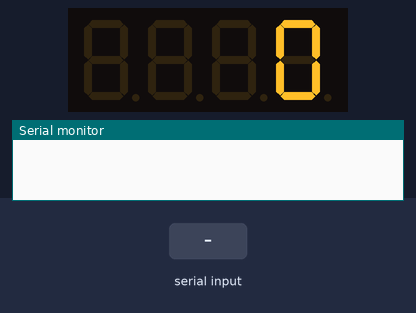
The sketch below on a simulated Arduino Uno, built with avr-gcc and run on an emulated ATmega328P. Shown: 4-digit seven-segment display, the last lines printed to the serial monitor. Wiring (inferred from the names in the program): 4-digit 7-segment display, segments lit when LOW: segments pin 2, pin 3, pin 4, pin 5, pin 6, pin 7, pin 8, pin 9; digit selects pin 10, pin 11, pin 12, pin 13. Inputs (shaded band) come from the test bench. The segment pins are drawn as the display they are named for.

Above: at 1.2 s.
1.3 s: "90,45\n" received over Serial
At 2.7 s:
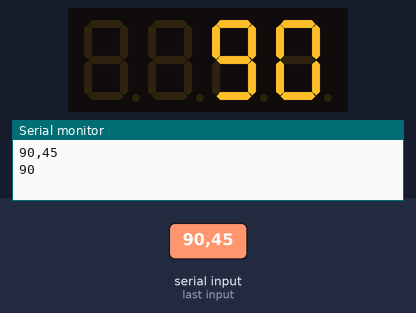
3.8 s: "30,150\n" received over Serial
At 4.6 s:
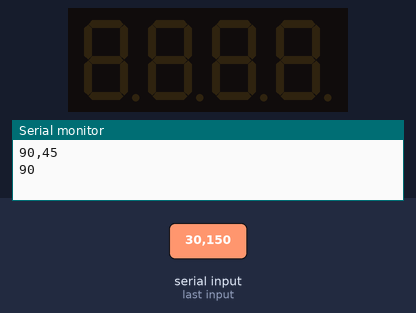
Timing chart, 0 to 6.8 s (numbered marks = the images above; inputs shaded):
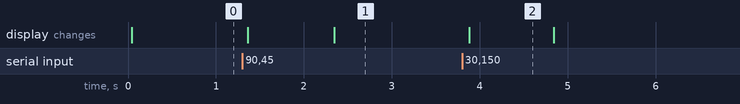

Measured:
- after the input at 1.3 s, the display: first changes after 0.06 s (image 1 shows a later state)
- after the input at 3.8 s, the display: changes after 0.08 s (image 2)
- what the display in image 2 shows lasts 0.9 s, from 3.9 s to 4.8 s

The sketch:

main.ino
```cpp
#include <stdlib.h>
#include <time.h>
#include "MyLibrary.h"


int digitPins[] = {10, 11, 12, 13};
int segmentPins[] = {2, 3, 4, 5, 6, 7, 8, 9};
int number = 0;


void setup() {
    for (int i=0; i<4; i++){
        pinMode(digitPins[i], OUTPUT);
    }
    for (int i=0; i<8; i++){
        pinMode(segmentPins[i], OUTPUT);
    }
    Serial.begin(9600);
}


void SetOnDigit(int digit, int* digitPins){
    /*
    FND: 0 0 0 0
    dig: 0 1 2 3
    */
    for (int i=0; i<4; i++){
        if (i == digit){
            TurnOnPin(digitPins[i]);
        } else{
            TurnOffPin(digitPins[i]);
        }
    }
}

void SetOffDigit(int* digitPins){
    for (int i=0; i<4; i++){
        TurnOffPin(digitPins[i]);
    }
}


int IntegerProcess(int i){
    /*
    - 4자리 수
    - 음수일 경우 절대값
    */
    int number = i;
    if (number < 0) {
        number = -i;
    }
    number %= 10000;
    return number;
}


void loop() {

    /*
    숫자 입력 받아서 fnd에 출력
    */

    if (Serial.available()) {
        String s = Serial.readString();
        s.trim();
        Println(s);
        number = s.toInt();
        number = IntegerProcess(number);
        Println(number);
    }

    int num = number;
    bool isDigitExist = (number >= 0);
    for (int i=3; i>=0; i--){
        if (isDigitExist){
            FndTurnOnNumberAn(num % 10, segmentPins);
            SetOnDigit(i, digitPins);
        }
        Wait(3);
        FndTurnOffAn(segmentPins);
        SetOffDigit(digitPins);
        isDigitExist = (num/10 > 0);
        num /= 10;
    }

}
```

MyLibrary.cpp
```cpp
#include "Arduino.h"
#include "string.h"
#include "MyLibrary.h"

/*
- 자주 사용하는 함수 분리
- fnd 번호 출력
*/

void Print(String s){
    Serial.print(s);
}

void Print(int i){
    Serial.print(i);
}

void Println(String s) {
    Serial.println(s);
}

void Println(int i){
    Serial.println(i);
}

void Wait(int delayTime) {
    delay(delayTime);
}

void TurnOnPin(int pinNumber){
    digitalWrite(pinNumber, HIGH);
}

void TurnOffPin(int pinNumber){
    digitalWrite(pinNumber, LOW);
}

bool fndNumberReps[10][8] = {
    // FND Number Representations w dp
    // Based on Cathod
    {1, 1, 1, 1, 1, 1, 0, 0},   // 0
    {0, 1, 1, 0, 0, 0, 0, 0},   // 1
    {1, 1, 0, 1, 1, 0, 1, 0},   // 2
    {1, 1, 1, 1, 0, 0, 1, 0},   // 3
    {0, 1, 1, 0, 0, 1, 1, 0},   // 4
    {1, 0, 1, 1, 0, 1, 1, 0},   // 5
    {1, 0, 1, 1, 1, 1, 1, 0},   // 6
    {1, 1, 1, 0, 0, 0, 0, 0},   // 7
    {1, 1, 1, 1, 1, 1, 1, 0},   // 8
    {1, 1, 1, 1, 0, 1, 1, 0},   // 9
};

void FndTurnOnNumber(int num, int* fndPinNumbers, bool isCathod){
    for (int i=0; i<8; i++) {
        bool numRep = fndNumberReps[num][i];
        int pinNum = fndPinNumbers[i];
        if ((isCathod && numRep) || (!isCathod) && (!numRep)) {
            TurnOnPin(pinNum);
        } else{
            TurnOffPin(pinNum);
        }
    }
}

void FndTurnOff(int* fndPinNumbers, bool isCathod){
    for (int i=0; i<8; i++) {
        if (isCathod){
            TurnOffPin(fndPinNumbers[i]);
        } else{
            TurnOnPin(fndPinNumbers[i]);
        }
    }
}

void FndTurnOnNumberCath(int num, int* fndPinNumbers){
    FndTurnOnNumber(num, fndPinNumbers, true);
}

void FndTurnOnNumberAn(int num, int* fndPinNumbers){
    FndTurnOnNumber(num, fndPinNumbers, false);
}

void FndTurnOffCath(int* fndPinNumbers) {
    FndTurnOff(fndPinNumbers, true);
}

void FndTurnOffAn(int* fndPinNumbers) {
    FndTurnOff(fndPinNumbers, false);
}
```

MyLibrary.h
```cpp
#pragma once

#ifndef MyLibrary_H
#define MyLibrary_H

#include "Arduino.h"

void Print(String s);
void Print(int i);
void Println(String s);
void Println(int i);

void Wait(int delayTime);

void TurnOnPin(int pinNumber);
void TurnOffPin(int pinNumber);

void FndTurnOnNumber(int num, int* fndPinNumbers, bool isCathod);
void FndTurnOff(int* fndPinNumbers, bool isCathod);
void FndTurnOnNumberCath(int num, int* fndPinNumbers);
void FndTurnOnNumberAn(int num, int* fndPinNumbers);
void FndTurnOffCath(int* fndPinNumbers);
void FndTurnOffAn(int* fndPinNumbers);


#endif
```
